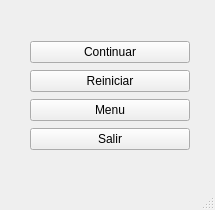
<?xml version="1.0" encoding="UTF-8"?>
<ui version="4.0">
 <class>MainWindow</class>
 <widget class="QMainWindow" name="MainWindow">
  <property name="geometry">
   <rect>
    <x>0</x>
    <y>0</y>
    <width>215</width>
    <height>210</height>
   </rect>
  </property>
  <property name="windowTitle">
   <string>MainWindow</string>
  </property>
  <widget class="QWidget" name="centralwidget">
   <widget class="QWidget" name="verticalLayoutWidget">
    <property name="geometry">
     <rect>
      <x>30</x>
      <y>40</y>
      <width>160</width>
      <height>112</height>
     </rect>
    </property>
    <layout class="QVBoxLayout" name="verticalLayout">
     <item>
      <widget class="QPushButton" name="pushButton">
       <property name="autoFillBackground">
        <bool>false</bool>
       </property>
       <property name="text">
        <string>Continuar</string>
       </property>
      </widget>
     </item>
     <item>
      <widget class="QPushButton" name="pushButton_2">
       <property name="autoFillBackground">
        <bool>false</bool>
       </property>
       <property name="text">
        <string>Reiniciar</string>
       </property>
      </widget>
     </item>
     <item>
      <widget class="QPushButton" name="pushButton_3">
       <property name="autoFillBackground">
        <bool>false</bool>
       </property>
       <property name="text">
        <string>Menu</string>
       </property>
      </widget>
     </item>
     <item>
      <widget class="QPushButton" name="pushButton_4">
       <property name="autoFillBackground">
        <bool>false</bool>
       </property>
       <property name="text">
        <string>Salir</string>
       </property>
      </widget>
     </item>
    </layout>
   </widget>
   <widget class="QLabel" name="label">
    <property name="geometry">
     <rect>
      <x>60</x>
      <y>20</y>
      <width>101</width>
      <height>21</height>
     </rect>
    </property>
    <property name="text">
     <string/>
    </property>
    <property name="alignment">
     <set>Qt::AlignCenter</set>
    </property>
   </widget>
   <widget class="QLabel" name="label_2">
    <property name="geometry">
     <rect>
      <x>70</x>
      <y>0</y>
      <width>81</width>
      <height>20</height>
     </rect>
    </property>
    <property name="text">
     <string/>
    </property>
    <property name="alignment">
     <set>Qt::AlignCenter</set>
    </property>
   </widget>
  </widget>
  <widget class="QMenuBar" name="menubar">
   <property name="geometry">
    <rect>
     <x>0</x>
     <y>0</y>
     <width>215</width>
     <height>21</height>
    </rect>
   </property>
  </widget>
  <widget class="QStatusBar" name="statusbar"/>
 </widget>
 <resources/>
 <connections/>
</ui>
